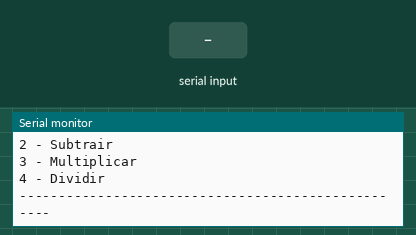
Bench run of a sketch on a simulated Arduino Mega 2560, built with avr-gcc and run on an emulated ATmega2560. On the bench: the last lines printed to the serial monitor. The inputs (shaded band) are chosen by the test bench.

Above: at 1.0 s.
1.1 s: "s" received over Serial
At 3.3 s:
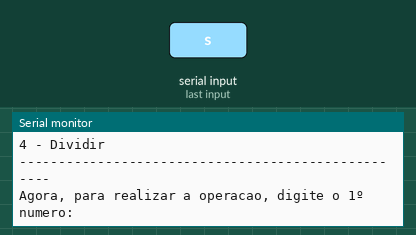
3.6 s: "90,45,200\n" received over Serial
At 5.9 s:
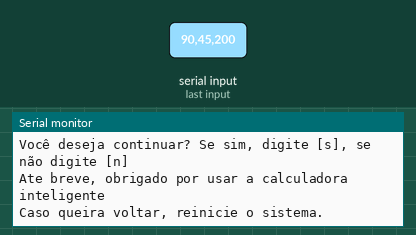

Measured:
- after the input at 1.1 s, the serial monitor: prints a new line after 1.0 s (image 1)
- after the input at 3.6 s, the serial monitor: prints a new line at once (image 2)

The sketch:

calculadora_com_menu1.ino
```cpp
float numero1 = 0.0;
float numero2 = 0.0;
float soma;
float subtrair;
float multiplicar;
float dividir;
int escolhaDaOperacao;
int contador = 0;

void setup()
{
  Serial.begin(9600);


  do{
     Serial.println("---------------------------------------------------");
     Serial.println("Bem vindo(a) a calculadora mega inteligente :P!!!");
     Serial.println("Escolha uma das opcoes/operacoes:");
     Serial.println("1 - Somar");
     Serial.println("2 - Subtrair");
     Serial.println("3 - Multiplicar");
     Serial.println("4 - Dividir");
     Serial.println("---------------------------------------------------");

     while(!Serial.available()){} //Espera o usúario digitar

     escolhaDaOperacao = Serial.parseInt(); //Armazena o que o usúario digitou na variável

     Serial.println("Agora, para realizar a operacao, digite o 1º numero:");
     while(! Serial.available()){} //Espera o usuário digitar
     numero1 = Serial.parseFloat();

     Serial.println("Agora digite o 2º numero:");
     while(! Serial.available()){} //Espera o usuário digitar
     numero2 = Serial.parseFloat();

    switch(escolhaDaOperacao){
      case 1:
      soma = numero1 + numero2;
      Serial.println("WOW!!! o resultado foi: " + String(soma));
        break;

      case 2:
      subtrair = numero1 - numero2;
      Serial.println("WOW!!! o resultado foi: " + String(subtrair));
        break;

      case 3:
      multiplicar = numero1 * numero2;
      Serial.println("WOW!!! o resultado foi: " + String(multiplicar));
        break;

      case 4:
      dividir = numero1 / numero2;
      Serial.println("WOW!!! o resultado foi: " + String(dividir));
        break;

      default:
      Serial.println("Opcão inválida");

    }

    Serial.println("Você deseja continuar? Se sim, digite [s], se não digite [n]");
    while(!Serial.available()){} //Espera o usuário digitar

    if(Serial.readString() == "s"){
      contador++;
    }
    else{
    contador = 0;

    Serial.println("Ate breve, obrigado por usar a calculadora inteligente");
    Serial.println("Caso queira voltar, reinicie o sistema.");
    }

  }
  while(contador != 0 );
}

void loop()
{
  //sem código
}
```
